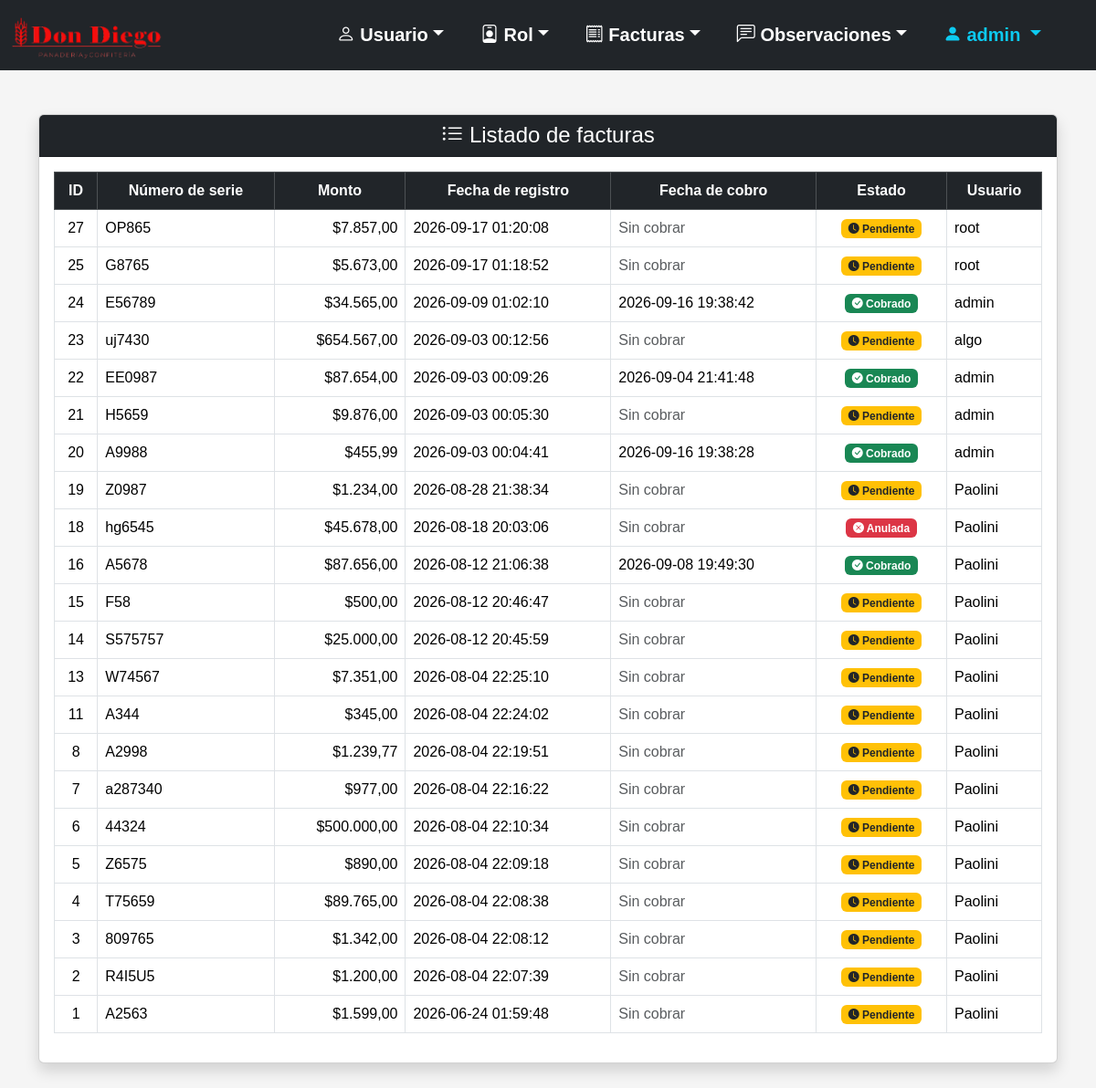
The page /Panaderia-v2/facturas.php (signed in) on the database as committed earlier.
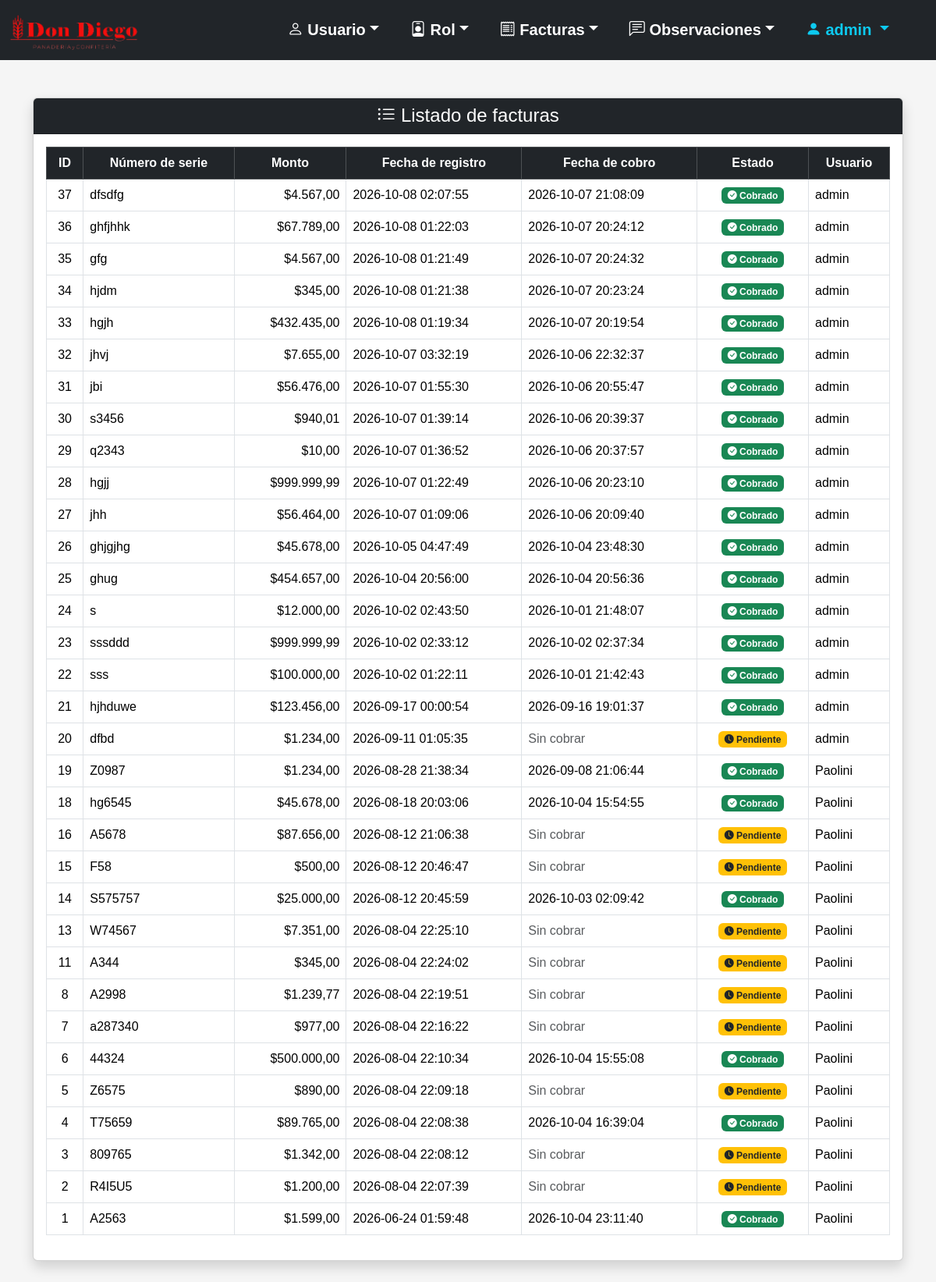
The same page on the database as committed later.
### tables this page shows
CREATE TABLE `usuario` (
  `id` smallint(5) UNSIGNED NOT NULL,
  `usuario` varchar(32) NOT NULL,
  `contrasenia` varchar(255) NOT NULL,
  `activo` tinyint(1) NOT NULL DEFAULT 1,
  `id_ROL` tinyint(3) UNSIGNED NOT NULL
);

CREATE TABLE `factura` (
  `id` int(10) UNSIGNED NOT NULL,
  `numero_serie` varchar(20) NOT NULL,
  `monto` decimal(8,2) NOT NULL,
  `fecha_registro` datetime NOT NULL,
  `fecha_cobro` datetime DEFAULT NULL,
  `estado` enum('Cobrado','Pendiente','Anulada') NOT NULL DEFAULT 'Pendiente',
  `id_usuario_registro` smallint(5) UNSIGNED NOT NULL,
  `id_usuario_asignado` smallint(5) DEFAULT NULL
);

### Panaderia-v2/facturas.php (the view, shortened to what this page needs)
<?php
require_once "conexion.php";
$sql = "SELECT factura.id, factura.numero_serie, factura.monto, factura.fecha_registro, factura.fecha_cobro, factura.estado, usuario.usuario AS usuario
        FROM factura INNER JOIN usuario ON factura.id_USUARIO_registro = usuario.id
        ORDER BY factura.fecha_registro DESC";
$stmt = $conexion->prepare($sql);
$stmt->execute();
$facturas = $stmt->fetchAll(PDO::FETCH_ASSOC);
?>
<!DOCTYPE html>
<html lang="es">
<head>
    <link rel="stylesheet" href="css/bootstrap-5.3.8/css/bootstrap.min.css">
    <link rel="stylesheet" href="imagenes/bootstrap-icons-1.13.1/bootstrap-icons.min.css">
    <link rel="stylesheet" href="css/estilo.css">
</head>
<body>
    <?php require_once "menu.php"; ?>
    <div class="container mt-5">
        <div class="card shadow mb-5">
            <div class="card-header bg-dark text-white text-center">
                <h4 class="mb-0"><i class="bi bi-list-ul"></i> Listado de facturas</h4>
            </div>
            <div class="card-body">
                <?php if (count($facturas) > 0): ?>
                    <div class="table-responsive">
                        <table class="table table-bordered table-hover align-middle">
                            <thead class="table-dark text-center">
                                <tr>
                                    <th>ID</th>
                                    <th>Número de serie</th>
                                    <th>Monto</th>
                                    <th>Fecha de registro</th>
                                    <th>Fecha de cobro</th>
                                    <th>Estado</th>
                                    <th>Usuario</th>
                                </tr>
                            </thead>
                            <tbody>
                                <?php foreach ($facturas as $factura): ?>
                                    <tr>
                                        <td class="text-center"><?= htmlspecialchars($factura["id"]) ?></td>
                                        <td><?= htmlspecialchars($factura["numero_serie"]) ?></td>
                                        <td class="text-end">$<?= number_format($factura["monto"], 2, ',', '.') ?></td>
                                        <td><?= htmlspecialchars($factura["fecha_registro"]) ?></td>
                                        <td>
                                            <?php if ($factura["fecha_cobro"] !== null): ?>
                                                <?= htmlspecialchars($factura["fecha_cobro"]) ?>
                                            <?php else: ?>
                                                <span class="text-muted">Sin cobrar</span>
                                            <?php endif; ?>
                                        </td>
                                        <td class="text-center">
                                            <?php if ($factura["estado"] == "Cobrado"): ?>
                                                <span class="badge bg-success"><i class="bi bi-check-circle-fill"></i> Cobrado</span>
                                            <?php elseif ($factura["estado"] == "Pendiente"): ?>
                                                <span class="badge bg-warning text-dark"><i class="bi bi-clock-fill"></i> Pendiente</span>
                                            <?php elseif ($factura["estado"] == "Anulada"): ?>
                                                <span class="badge bg-danger"><i class="bi bi-x-circle-fill"></i> Anulada</span>
                                            <?php else: ?>
                                                <span class="badge bg-secondary">
                                                    <?= htmlspecialchars($factura["estado"]) ?>
                                                </span>
                                            <?php endif; ?>
                                        </td>
                                        <td>
                                            <?= htmlspecialchars($factura["usuario"]) ?>
                                        </td>
                                    </tr>
                                <?php endforeach; ?>
                            </tbody>
                        </table>
                    </div>
                <?php endif; ?>
            </div>
        </div>
    </div>
</body>
</html>

### Panaderia-v2/menu.php (shortened to what this page needs)
<?php
if (isset($_SESSION["id_usuario"])) {
    $sqlUsuario = "SELECT usuario FROM usuario WHERE id = ?";
    $stmtUsuario = $conexion->prepare($sqlUsuario);
    $stmtUsuario->execute([$_SESSION["id_usuario"]]);
    $usuarioLogueado = $stmtUsuario->fetch(PDO::FETCH_ASSOC);
}
?>
<nav class="navbar navbar-expand-lg navbar-dark bg-dark">
    <div class="container-fluid">
        <a class="navbar-brand" href="#"><img src="imagenes/logo.png" alt="Panaderia" width="50%" height="50%" class="d-inline-block align-text-top"></a>
        <div class="offcanvas offcanvas-end text-bg-dark" tabindex="-1" id="menuNavegacion" aria-labelledby="menuNavegacionLabel">
            <div class="offcanvas-body">
                <ul class="navbar-nav flex-grow-1 pe-3 gap-4 fs-5">
                    <li class="nav-item dropdown nav-underline">
                        <a class="nav-link dropdown-toggle fw-bold" href="#" role="button" data-bs-toggle="dropdown" aria-expanded="false"><i class="bi bi-person"></i> Usuario</a>
                    </li>
                    <li class="nav-item dropdown nav-underline">
                        <a class="nav-link dropdown-toggle fw-bold" href="#" role="button" data-bs-toggle="dropdown" aria-expanded="false"><i class="bi bi-person-badge"></i> Rol</a>
                    </li>
                    <li class="nav-item dropdown nav-underline">
                        <a class="nav-link dropdown-toggle fw-bold" href="#" role="button" data-bs-toggle="dropdown" aria-expanded="false"><i class="bi bi-receipt"></i> Facturas</a>
                    </li>
                    <li class="nav-item dropdown nav-underline">
                        <a class="nav-link dropdown-toggle fw-bold" href="#" role="button" data-bs-toggle="dropdown" aria-expanded="false"><i class="bi bi-chat-left-text"></i> Observaciones</a>
                    </li>
                    <li class="nav-item dropdown ms-auto d-none d-lg-block">
                       <a class="nav-link dropdown-toggle fw-bold usuario-menu" href="#" role="button" data-bs-toggle="dropdown" aria-expanded="false">
                            <i class="bi bi-person-fill"></i>
                            <?= htmlspecialchars($usuarioLogueado["usuario"]) ?>
                        </a>
                    </li>
                </ul>
            </div>
        </div>
    </div>
</nav>

### Panaderia-v2/css/estilo.css (style rules this page uses)
body { font-family: Arial, sans-serif; background: #f5f5f5; margin: 0; padding: 0; width: 100%; max-width: 100%; overflow-x: hidden; }
.navbar .nav-link, .navbar .navbar-brand { color: white !important; }
.navbar .usuario-menu { color: #0dcaf0 !important; }
.navbar { width: 100%; max-width: 100%; margin: 0; padding-left: 0; padding-right: 0; }
.navbar .container-fluid { width: 100%; max-width: 100%; margin: 0; padding-left: 12px; padding-right: 12px; }

Rows that differ between the two databases and show on the page:
added factura: id "37", numero_serie "dfsdfg", monto "4.567,00", fecha_registro "2026-10-08 02:07:55", fecha_cobro "2026-10-07 21:08:09", estado "Cobrado" (drawn), id_usuario_registro.usuario "admin"
added factura: id "36", numero_serie "ghfjhhk", monto "67.789,00", fecha_registro "2026-10-08 01:22:03", fecha_cobro "2026-10-07 20:24:12", estado "Cobrado" (drawn), id_usuario_registro.usuario "admin"
added factura: id "35", numero_serie "gfg", monto "4.567,00", fecha_registro "2026-10-08 01:21:49", fecha_cobro "2026-10-07 20:24:32", estado "Cobrado" (drawn), id_usuario_registro.usuario "admin"
added factura: id "34", numero_serie "hjdm", monto "345,00", fecha_registro "2026-10-08 01:21:38", fecha_cobro "2026-10-07 20:23:24", estado "Cobrado" (drawn), id_usuario_registro.usuario "admin"
added factura: id "33", numero_serie "hgjh", monto "432.435,00", fecha_registro "2026-10-08 01:19:34", fecha_cobro "2026-10-07 20:19:54", estado "Cobrado" (drawn), id_usuario_registro.usuario "admin"
added factura: id "32", numero_serie "jhvj", monto "7.655,00", fecha_registro "2026-10-07 03:32:19", fecha_cobro "2026-10-06 22:32:37", estado "Cobrado" (drawn), id_usuario_registro.usuario "admin"
added factura: id "31", numero_serie "jbi", monto "56.476,00", fecha_registro "2026-10-07 01:55:30", fecha_cobro "2026-10-06 20:55:47", estado "Cobrado" (drawn), id_usuario_registro.usuario "admin"
added factura: id "30", numero_serie "s3456", monto "940,01", fecha_registro "2026-10-07 01:39:14", fecha_cobro "2026-10-06 20:39:37", estado "Cobrado" (drawn), id_usuario_registro.usuario "admin"
added factura: id "29", numero_serie "q2343", monto "10,00", fecha_registro "2026-10-07 01:36:52", fecha_cobro "2026-10-06 20:37:57", estado "Cobrado" (drawn), id_usuario_registro.usuario "admin"
added factura: id "28", numero_serie "hgjj", monto "999.999,99", fecha_registro "2026-10-07 01:22:49", fecha_cobro "2026-10-06 20:23:10", estado "Cobrado" (drawn), id_usuario_registro.usuario "admin"
changed factura id 27: numero_serie "OP865" → "jhh"; monto "7.857,00" → "56.464,00"; fecha_registro "2026-09-17 01:20:08" → "2026-10-07 01:09:06"; fecha_cobro (not shown) → "2026-10-06 20:09:40"; id_usuario_registro.usuario "root" → "admin"; estado "Pendiente" → "Cobrado"; no longer shows "Sin cobrar"
added factura: id "26", numero_serie "ghjgjhg", monto "45.678,00", fecha_registro "2026-10-05 04:47:49", fecha_cobro "2026-10-04 23:48:30", estado "Cobrado" (drawn), id_usuario_registro.usuario "admin"
changed factura id 25: numero_serie "G8765" → "ghug"; monto "5.673,00" → "454.657,00"; fecha_registro "2026-09-17 01:18:52" → "2026-10-04 20:56:00"; fecha_cobro (not shown) → "2026-10-04 20:56:36"; id_usuario_registro.usuario "root" → "admin"; estado "Pendiente" → "Cobrado"; no longer shows "Sin cobrar"
changed factura id 24: numero_serie "E56789" → "s"; monto "34.565,00" → "12.000,00"; fecha_registro "2026-09-09 01:02:10" → "2026-10-02 02:43:50"; fecha_cobro "2026-09-16 19:38:42" → "2026-10-01 21:48:07"
changed factura id 23: numero_serie "uj7430" → "sssddd"; monto "654.567,00" → "999.999,99"; fecha_registro "2026-09-03 00:12:56" → "2026-10-02 02:33:12"; fecha_cobro (not shown) → "2026-10-02 02:37:34"; id_usuario_registro.usuario "algo" → "admin"; estado "Pendiente" → "Cobrado"; no longer shows "Sin cobrar"
changed factura id 22: numero_serie "EE0987" → "sss"; monto "87.654,00" → "100.000,00"; fecha_registro "2026-09-03 00:09:26" → "2026-10-02 01:22:11"; fecha_cobro "2026-09-04 21:41:48" → "2026-10-01 21:42:43"
changed factura id 21: numero_serie "H5659" → "hjhduwe"; monto "9.876,00" → "123.456,00"; fecha_registro "2026-09-03 00:05:30" → "2026-09-17 00:00:54"; fecha_cobro (not shown) → "2026-09-16 19:01:37"; estado "Pendiente" → "Cobrado"; no longer shows "Sin cobrar"
changed factura id 20: numero_serie "A9988" → "dfbd"; monto "455,99" → "1.234,00"; fecha_registro "2026-09-03 00:04:41" → "2026-09-11 01:05:35"; fecha_cobro "2026-09-16 19:38:28" → (not shown); now shows "Sin cobrar"; estado "Cobrado" → "Pendiente"
changed factura id 19: fecha_cobro (not shown) → "2026-09-08 21:06:44"; estado "Pendiente" → "Cobrado"; no longer shows "Sin cobrar"
changed factura "hg6545": fecha_cobro (not shown) → "2026-10-04 15:54:55"; estado "Anulada" → "Cobrado"; no longer shows "Sin cobrar"
changed factura id 16: fecha_cobro "2026-09-08 19:49:30" → (not shown); now shows "Sin cobrar"; estado "Cobrado" → "Pendiente"
changed factura id 14: fecha_cobro (not shown) → "2026-10-03 02:09:42"; estado "Pendiente" → "Cobrado"; no longer shows "Sin cobrar"
changed factura id 6: fecha_cobro (not shown) → "2026-10-04 15:55:08"; estado "Pendiente" → "Cobrado"; no longer shows "Sin cobrar"
changed factura id 4: fecha_cobro (not shown) → "2026-10-04 16:39:04"; estado "Pendiente" → "Cobrado"; no longer shows "Sin cobrar"
changed factura id 1: fecha_cobro (not shown) → "2026-10-04 23:11:40"; estado "Pendiente" → "Cobrado"; no longer shows "Sin cobrar"
